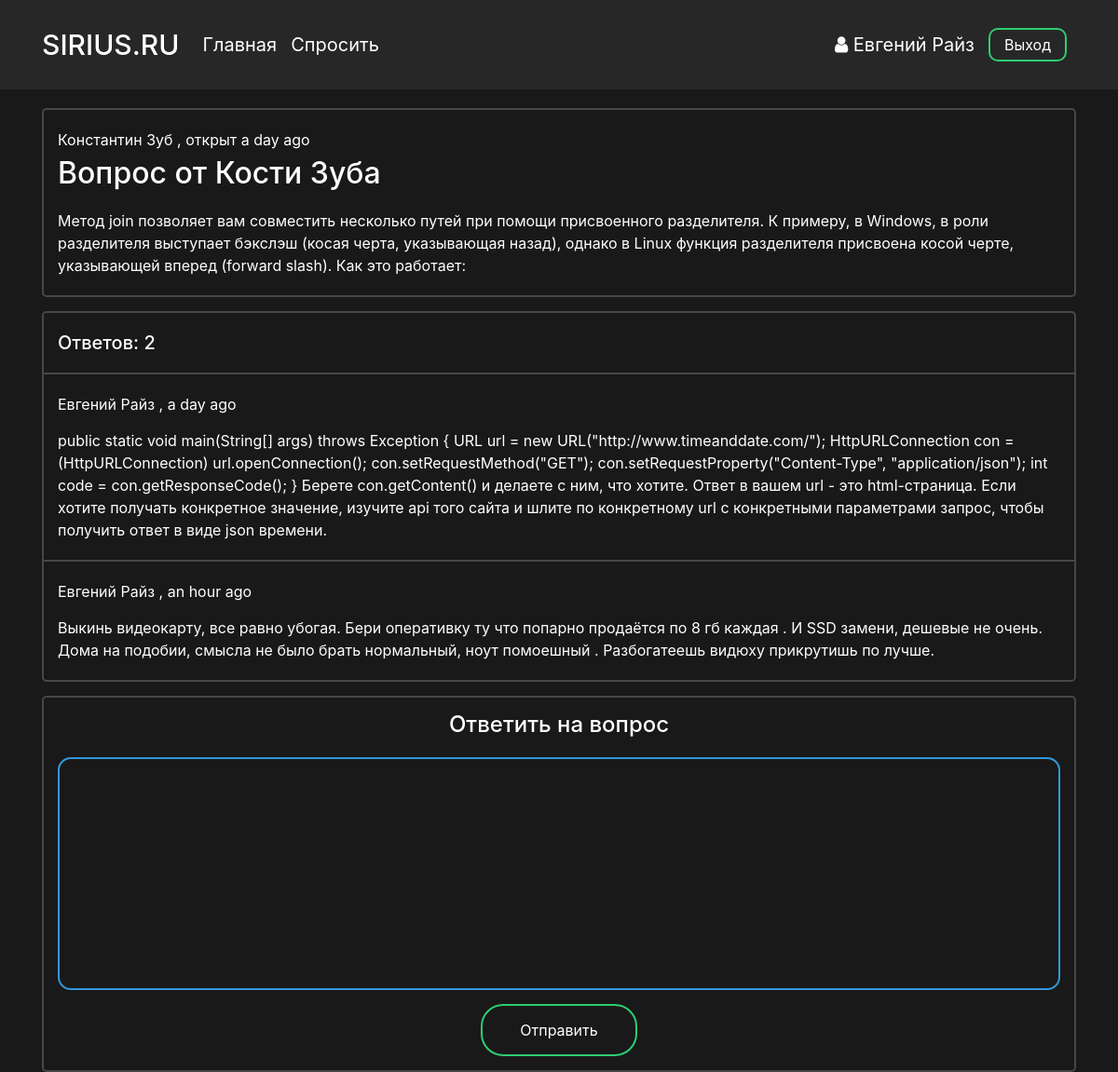
Page /question/2 (signed in) on the committed database.
### data/users.py (models this page shows, shortened)
class User(SqlAlchemyBase, UserMixin):
    __tablename__ = 'users'
    id = sqlalchemy.Column(sqlalchemy.Integer,
                           primary_key=True, autoincrement=True)
    surname = sqlalchemy.Column(sqlalchemy.String, nullable=True)
    name = sqlalchemy.Column(sqlalchemy.String, nullable=True)
    image_file = sqlalchemy.Column(sqlalchemy.String, nullable=False, default='default.jpg')
    age = sqlalchemy.Column(sqlalchemy.Integer, nullable=True)
    country = sqlalchemy.Column(sqlalchemy.String, nullable=True)
    city = sqlalchemy.Column(sqlalchemy.String, nullable=True)
    email = sqlalchemy.Column(sqlalchemy.String,
                              index=True, unique=True, nullable=True)
    hashed_password = sqlalchemy.Column(sqlalchemy.String, nullable=True)
    registration_date = sqlalchemy.Column(sqlalchemy.DateTime,
                                      default=datetime.datetime.utcnow)

### data/questions.py (models this page shows)
class Question(SqlAlchemyBase):
    __tablename__ = 'questions'
    id = sqlalchemy.Column(sqlalchemy.Integer,
                           primary_key=True, autoincrement=True)
    title = sqlalchemy.Column(sqlalchemy.String)
    text = sqlalchemy.Column(sqlalchemy.String)
    user_id = sqlalchemy.Column(sqlalchemy.Integer,
                                sqlalchemy.ForeignKey("users.id"))
    user = orm.relation('User')
    created_date = sqlalchemy.Column(sqlalchemy.DateTime,
                                      default=datetime.datetime.utcnow)
    def get_answers(self):
        from data import db_session
        db_sess = db_session.create_session()
        answers= db_sess.query(Answer).filter(Answer.question_id == self.id).all()
        return answers

class Answer(SqlAlchemyBase):
    __tablename__ = 'answers'
    id = sqlalchemy.Column(sqlalchemy.Integer,
                           primary_key=True, autoincrement=True)
    text = sqlalchemy.Column(sqlalchemy.String)
    likes = sqlalchemy.Column(sqlalchemy.Integer, default=0)
    is_best = sqlalchemy.Column(sqlalchemy.Boolean, default=False)
    user_id = sqlalchemy.Column(sqlalchemy.Integer,
                                sqlalchemy.ForeignKey("users.id"))
    user = orm.relation('User')
    question_id = sqlalchemy.Column(sqlalchemy.Integer,
                                sqlalchemy.ForeignKey("questions.id"))
    question = orm.relation('Question')
    created_date = sqlalchemy.Column(sqlalchemy.DateTime,
                                      default=datetime.datetime.utcnow)

### main.py (the view, shortened to what this page needs)
@app.route("/question/<int:question_id>", methods=["GET", "POST"])
def question_page(question_id):
    form = AnswerForm()
    db_sess = db_session.create_session()
    question = db_sess.query(Question).filter(Question.id == question_id).first()
    return render_template(
        "question.html", id=question_id, question=question, form=form
    )

### forms/questions.py
class AnswerForm(FlaskForm):
    text = TextAreaField('Введите текст ответа', validators=[DataRequired()])
    submit = SubmitField('Отправить')

### data/db_session.py (called while the page is built)
def create_session() -> Session:
    global __factory
    return __factory()

### main.py (called while the page is built)
@manager.user_loader
def load_user(user_id):
    db_sess = db_session.create_session()
    user = db_sess.query(User).filter(User.id == user_id).first()
    return user

### templates/question.html (shortened to what this page needs)
<head>
    <link rel="stylesheet" type="text/css" href="{{ url_for('static', filename='css/question.css')}}">
</head>
{% extends "base.html" %}
{% block content %}
<div class="question-wrapper">
    <div class="question">
        <p class="user-name">
            <a href="{{ url_for('profile_page', profile_id = question.user.id) }}">
                {{ question.user.name }} {{ question.user.surname }}
            </a>, открыт {{ moment(question.created_date).fromNow(refresh=True) }}
        </p>
        <h2 class="question-title">{{ question.title }}</h2>
        <p class="question-text">{{ question.text }}</p>
    </div>
</div>
<div class="answers">
    {% set answers = question.get_answers() %}
    <div class="answer-count-wrapper">
        <div class="answer-count">
            <h5 class="counter">Ответов: {{ answers|length }}</h5>
        </div>
    </div>
    <div class="answers-block">
        {% for item in answers %}
            <div class="answer-block-wrapper">
                <div class="answer-block">
                    <p class="user-name">
                        <a href="{{ url_for('profile_page', profile_id = item.user.id) }}">
                            {{ item.user.name }} {{ item.user.surname }}
                        </a>,
                        {{ moment(item.created_date).fromNow(refresh=True) }}</p>
                    <p class="question-text">{{ item.text }}</p>
                </div>
            </div>
        {% endfor %}
    </div>
</div>
<div class="answer-form">
    <h4 class="title">Ответить на вопрос</h4>
    {% if current_user %}
        {% if current_user.is_authenticated %}
            <form class="box" action="" method="post">
                {{ form.text(type="text", autocomplete="off") }}
                {{ form.submit(type="submit") }}
            </form>
        {% else %}
            <a class="answer-btn" href="{{ url_for('login') }}">Войти</a>
            <a class="answer-btn" href="{{ url_for('reqister') }}">Зарегистрироваться</a>
        {% endif %}
    {% endif %}
</div>
{% endblock %}

### templates/base.html (shortened to what this page needs)
<!doctype html>
<html lang="ru">
<head>
    <link rel="stylesheet"
          href="https://stackpath.bootstrapcdn.com/bootstrap/4.4.1/css/bootstrap.min.css"
>
    <link rel="stylesheet" type="text/css" href="{{ url_for('static', filename='css/base.css')}}">
    <link rel="stylesheet" href="https://maxcdn.bootstrapcdn.com/font-awesome/4.5.0/css/font-awesome.min.css">
</head>
<body>
    <header>
        <div class="container">
            <nav class="navbar header">
                <div class="nav_left">
                    <a class="navbar-brand nav_logo" href="{{ url_for('main_page') }}">SIRIUS.RU</a>
                    <a class="navbar-brand nav_item" href="{{ url_for('main_page') }}">Главная</a>
                    <a class="navbar-brand nav_item" href="{{ url_for('ask_question_page') }}">Спросить</a>
                </div>
                <div class="nav_right">
                    {% if current_user %}
                        {% if current_user.is_authenticated %}
                            <a class="profile nav_item" href="{{ url_for('profile_page', profile_id = current_user.id) }}">
                                <i class="fa fa-user" aria-hidden="true"></i> {{ current_user.name }} {{current_user.surname }}
                            </a>
                            <a class="nav_item nav_btn" href="{{ url_for('logout') }}">Выход</a>
                        {% else %}
                            <a class="nav_item nav_btn" href="{{ url_for('login') }}">Войти</a>
                            <a class="nav_item nav_btn" href="{{ url_for('reqister') }}">Зарегистрироваться</a>
                        {% endif %}
                    {% endif %}
                </div>
            </nav>
        </div>
    </header>
    <main role="main" class="container">
        {% block content %}{% endblock %}
    </main>
</body>
</html>

### static/css/question.css (style rules this page uses)
.question, .answers, .answer-form { border: 2px solid rgba(255, 255, 255, 0.2); border-radius: 5px; -webkit-background-clip: padding-box; background-clip: padding-box; }
.question { margin-bottom: 15px; padding: 20px 15px; position: relative; }
.question .user-name { margin-bottom: 5px }
.question .question-title { margin-bottom: 20px }
.answer-count { padding: 20px 15px; }
.counter { margin: 0; }
.answers { margin-bottom: 15px; }
.answer-block-wrapper:after, .answer-block-wrapper:first-child:before { content: ''; display: block; height: 2px; background: rgba(255, 255, 255, 0.2); margin: 0px }
.answer-block-wrapper:last-child:after { content: none; }
.answer-block { padding: 20px 15px; }
.answer-block .user-name { margin-bottom: 15px }
.answer-form { padding: 15px }
.answer-form .title { margin-bottom: 20px; text-align: center; }
.box { margin: 0; }
.box textarea[type = "text"] { border:0; background: none; resize: none; display: block; margin: 0px auto; border: 2px solid #3498db; padding: 7px 10px; width: 100%; outline: none; color: white; border-radius: 14px; transition: 0.25s; }
.box textarea[type = "text"] { height: 250px; }
.box input[type = "submit"] { border:0; background: none; display: block; margin: 15px auto 0px; text-align: center; border: 2px solid #2ecc71; padding: 14px 40px; outline: none; color: white; border-radius: 24px; transition: 0.25s; cursor: pointer; }

### static/css/base.css (style rules this page uses)
html { color: #ffffff }
body { background-color: #191919 !important; color: #ffffff; overflow-y: scroll; }
a { color: #ffffff; }
p { margin: 0px; }
header { background-color: #272727; color: #ffffff; }
.header { display: flex; justify-content: space-between; vertical-align: middle; margin-bottom: 20px; padding: 10px 0; }
.nav_left, .nav_right { display: flex; flex-direction: row; flex-wrap: nowrap; justify-content: center; align-items: center; align-content: center; }
.nav_logo { font-size: 30px; font-weight: 500; margin-right: 25px }
.nav_item { display: inline-block; margin-right: 15px; transition: 0.15s; }
.profile { font-size: 20px; }
.nav_btn { border-radius: 10px; outline: none; border: 2px solid #2ecc71; background: none; display: block; margin: 20px auto; margin-right: 10px; padding: 4px 15px; text-align: center; color: white; transition: 0.25s; cursor: pointer; }

### rows in the picture
User: name "Евгений", surname "Райз"
User: user.name "Константин", user.surname "Зуб"
Question: created_date "a day ago", title "Вопрос от Кости Зуба", text "Метод join позволяет вам совместить несколько путей при помощи присвоенного разделителя. К примеру, в Windows, в роли разделителя выступает бэкслэш (косая черта, указывающая назад), однако в Linux функция разделителя присвоена косой черте, указывающей вперед (forward slash). Как это работает:"
Answer: user.name "Евгений", user.surname "Райз", created_date "a day ago", text "public static void main(String[] args) throws Exception { URL url = new URL(\"http://www.timeanddate.com/\"); HttpURLConnection con = (HttpURLConnection) url.openConnection(); con.setRequestMethod(\"GET\"); con.setRequestProperty(\"Content-Type\", \"application/json\"); int code = con.getResponseCode(); } Берете con.getContent() и делаете с ним, что хотите. Ответ в вашем url - это html-страница. Если хотите получать конкретное значение, изучите api того сайта и шлите по конкретному url с конкретными параметрами запрос, чтобы получить ответ в виде json времени."
Answer: user.name "Евгений", user.surname "Райз", created_date "an hour ago", text "Выкинь видеокарту, все равно убогая. Бери оперативку ту что попарно продаётся по 8 гб каждая . И SSD замени, дешевые не очень. Дома на подобии, смысла не было брать нормальный, ноут помоешный . Разбогатеешь видюху прикрутишь по лучше."

### other values in the picture
{{ answers|length }} "2"
